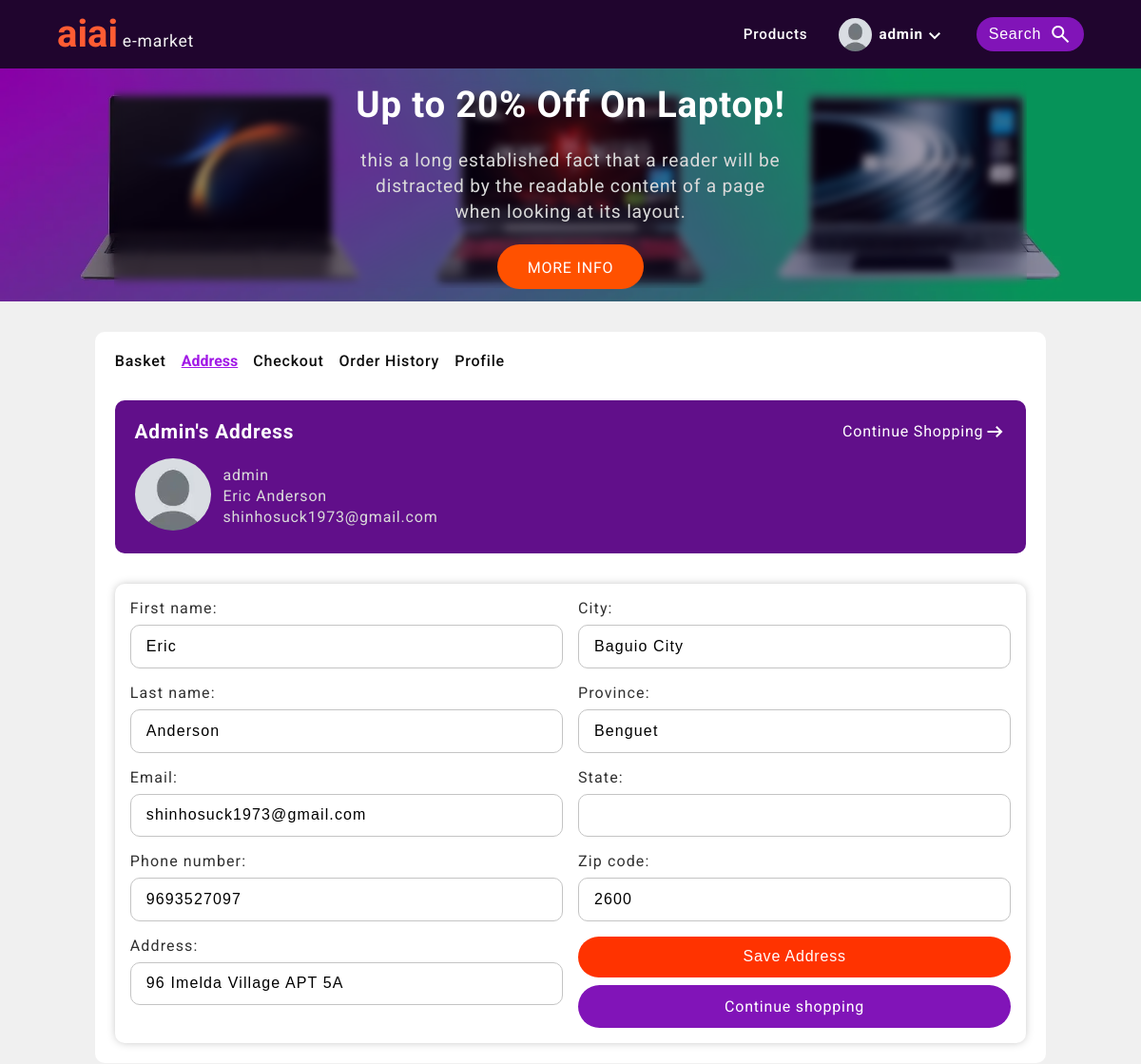
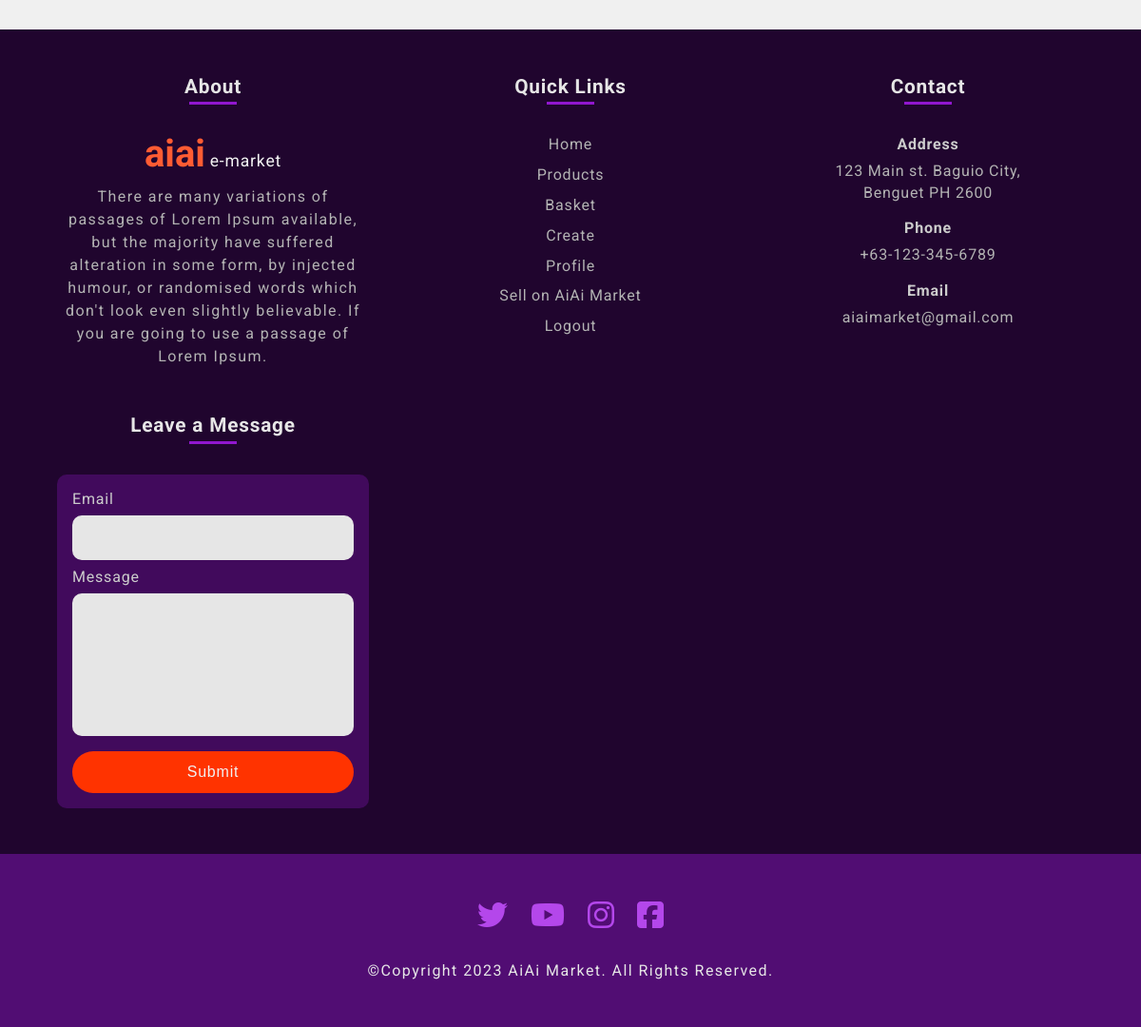
/shipping/address/ (signed in), run on the app's committed database (2 pictures, top to bottom).
### users/models.py (models this page shows, shortened)
class UserProfile(models.Model):
    user = models.OneToOneField(User, on_delete=models.CASCADE, null=True, blank=True)
    profile_image = models.ImageField(upload_to='profile_images', default='profile_images/default_iamge.webp')
    user_name = models.CharField(max_length=50)
    first_name = models.CharField(max_length=50)
    last_name = models.CharField(max_length=100)
    email = models.EmailField(max_length=100)

### products/models.py (models this page shows, shortened)
class ShippingAddress(models.Model):
    id = models.UUIDField(
        primary_key=True,
        default=uuid.uuid4,
        editable=False
    )
    customer = models.ForeignKey(User, on_delete=models.CASCADE, null=True, blank=True)
    first_name = models.CharField(max_length=100)
    last_name = models.CharField(max_length= 100)
    email = models.EmailField(max_length=100)
    phone_number = models.IntegerField()
    address = models.CharField(max_length=1000)
    city = models.CharField(max_length=100)
    province = models.CharField(max_length=100, null=True, blank=True)
    state = models.CharField(max_length=100, null=True, blank=True)
    zip_code = models.IntegerField()
    class Meta:
        verbose_name_plural = 'Addresses'

### products/views.py (the view, shortened to what this page needs)
# urls.py: path('shipping/address/', customer_address_view, name='shipping-address'),
@login_required
def customer_address_view(request):
    user = request.user
    orders = user.order_set.filter(open=True)
    instance = ShippingAddress.objects.filter(customer=request.user).first()
    form = ShippingAddressForm(instance=instance)
    context = {
        'form': form,
        'orders': orders
    }
    return render(request, 'products/address.html', context)

### templates/products/address.html (shortened to what this page needs)
{% extends 'index.html' %}
{% block content %}
<div class="shipping-address-form-wrapper">
    <div class="shipping-address-form-contents">
        <div class="product-basket-nav-bar">
            {% with request.resolver_match.url_name as url_name %}
                <a class="{% if url_name == 'product-basket' %}active-product-basket-nav-link{% else %}product-basket-nav-link{% endif %}" href="{% url 'products:product-basket' %}">Basket</a>
                <a class="{% if url_name == 'shipping-address' %}active-product-basket-nav-link{% else %}product-basket-nav-link{% endif %}" href="{% url 'products:shipping-address' %}">Address</a>
                <a class="{% if url_name == 'checkout-summary' %}active-product-basket-nav-link{% else %}product-basket-nav-link{% endif %}" href="{% url 'products:checkout-summary' %}">Checkout</a>
                <a class="{% if url_name == 'order-history' %}active-product-basket-nav-link{% else %}product-basket-nav-link{% endif %}" href="{% url 'products:order-history' %}">Order History</a>
                <a class="{% if url_name == 'user-profile' %}active-product-basket-nav-link{% else %}product-basket-nav-link{% endif %}" href="{% url 'users:user-profile' %}">Profile</a>
            {% endwith %}
        </div>
        <div class="order-history-header-container">
            <div class="order-history-header-text">
                {% if request.user.shippingaddress_set.all.first %}
                    <h2 class="order-history-header">{{ request.user.username }}'s Address</h2>
                {% else %}
                    <h2 class="order-history-header">Add Your Address</h2>
                {% endif %}
                <a class="order-history-continue-shopping-btn-large" href="{% url 'products:product-list' %}">
                    <p class="order-history-continue-shopping" href="">Continue Shopping</p>
                    <span class="material-symbols-outlined">arrow_right_alt</span>
                </a>
            </div>
            <div class="order-history-user-info-container">
                <div class="order-history-user-profile-image">
                    <img src="{{ request.user.userprofile.profile_image.url }}" alt="">
                </div>
                <div class="order-history-user-profile-info">
                    <p class="order-history-username">{{ request.user.username }}</p>
                    {% if request.user.shippingaddress_set.all.first %}
                        <p>
                            {{ request.user.shippingaddress_set.all.first.first_name }}
                            {{ request.user.shippingaddress_set.all.first.last_name }}
                        </p>
                        <p>{{ request.user.shippingaddress_set.all.first.email }}</p>
                    {% else %}
                        <p>Name: n/a</p>
                        <p>Email: n/a</p>
                    {% endif %}
                </div>
            </div>
        </div>
        <form class="shipping-address-form" action="" method="POST">
            <div class="address-inputs">
                <div class="address-first-name">
                    {{ form.first_name.label_tag }}
                    {{ form.first_name }}
                </div>
                <div class="address-last-name">
                    {{ form.last_name.label_tag }}
                    {{ form.last_name }}
                </div>
                <div class="address-email">
                    {{ form.email.label_tag }}
                    {{ form.email }}
                </div>
                <div class="address-phone-number">
                    {{ form.phone_number.label_tag }}
                    {{ form.phone_number }}
                </div>
                <div class="address-address-input">
                    {{ form.address.label_tag }}
                    {{ form.address }}
                </div>
            </div>
            <div class="address-inputs">
                <div class="address-city">
                    {{ form.city.label_tag }}
                    {{ form.city }}
                </div>
                <div class="address-province">
                    {{ form.province.label_tag }}
                    {{ form.province }}
                </div>
                <div class="address-state">
                    {{ form.state.label_tag }}
                    {{ form.state }}
                </div>
                <div class="address-zip_code">
                    {{ form.zip_code.label_tag }}
                    {{ form.zip_code }}
                </div>
                {% if orders %}
                    <div class="address-btns">
                        <button class="address-continue-to-checkout-btn" type="submit">Continue to checkout</button>
                        <a class="address-continue-shopping-btn" href="{% url 'products:product-list' %}">Continue shopping</a>
                    </div>
                {% else %}
                    <div class="address-btns">
                        <button class="address-continue-to-checkout-btn" type="submit">Save Address</button>
                        <a class="address-continue-shopping-btn" href="{% url 'products:product-list' %}">Continue shopping</a>
                    </div>
                {% endif %}
            </div>
        </form>
    </div>
</div>
{% endblock content %}

### templates/index.html (shortened to what this page needs)
{% load static %}
<!DOCTYPE html>
<html lang="en">
<head>
    <link rel="stylesheet" href="https://cdnjs.cloudflare.com/ajax/libs/font-awesome/6.4.2/css/all.min.css" />
    <link rel="stylesheet" type="text/css" href="{% static 'css/products.css' %}">
    <link rel="stylesheet" type="text/css" href="{% static 'css/users.css' %}">
</head>
<body id="body">
    <header id="header">
        {% block navbar %}
            {% include 'navbar.html' %}
        {% endblock navbar%}
    </header>
    <main>
        <div class="main-banner">
            {% block banner %}
                {% include 'banner.html' %}
            {% endblock banner %}
        </div>
        <div class="main-content">
            {% block content %}
            {% endblock content %}
        </div>
    </main>
    {% block footer %}
        {% include 'footer.html' %}
    {% endblock footer %}
</body>
</html>

### templates/navbar.html (shortened to what this page needs)
<div class="nav-bar-wrapper">
    <a class="brand-name" href="{% url 'products:product-home' %}">
        <h1>aiai<span>e-market</span></h1>
    </a>
    {% with request.resolver_match.url_name as url_name %}
        <nav class="nav-links">
            <a class="nav-link {% if url_name == 'product-list' %}active-nav-link{% endif %}" href="{% url 'products:product-list' %}">Products</a>
            {% if not request.user.is_authenticated %}
                <a class="nav-link {% if url_name == 'user-login' %}active-nav-link{% endif %}" href="{% url 'users:user-login' %}">Login</a>
                <a class="nav-link {% if url_name == 'user-register' %}active-nav-link{% endif %}" href="{% url 'users:user-register' %}">Register</a>
            {% else %}
                <div class="logged-in-user-nav-link-container">
                    <div class="toggle-user-navbar">
                        <img class="logged-in-navbar-user-profile-img" src="{{request.user.userprofile.profile_image.url}}" alt="">
                        <h4 class="logged-in-navbar-username">{{ request.user.username }}</h4>
                        <span class="material-symbols-outlined logged-in-navbar-arrow-down">
                        </span>
                    </div>
                </div>
            {% endif %}
            <button type="button" class="nav-link nav-link-search-button">
                Search
                <span class="material-symbols-outlined search-icon">search</span>
            </button>
        </nav>
    {% endwith %}
</div>

### templates/banner.html (shortened to what this page needs)
{% load static %}
<div class="large-screen-banner-wrapper">
    <div class="banner-img-container">
        <img class="large-img" src="{% static 'images/laptop.webp' %}" alt="">
        <div class="banner-img-background-overlay">
            <div class="img-banner-content-container">
                <div class="img-banner-text">
                    <h1 class="img-banner-h1-header">Up to 20% Off On Laptop!</h1>
                    <p class="img-banner-paragraph">
                        this a long established fact that a reader
                        will be distracted by the readable content of
                        a page when looking at its layout.
                    </p>
                    <a href="{% url 'products:product-search' %}?q=laptop" class="more-info">More Info</a>
                </div>
            </div>
        </div>
    </div>
</div>

### templates/footer.html (shortened to what this page needs)
<footer id="footer">
    <div class="footer-wrapper1">
        <div class="footer-contents">
            <div class="footer-content">
                <div class="footer-header-text-container">
                    <h2 class="footer-content-header-text">About</h2>
                    <div class="footer-header-text-underline"></div>
                </div>
                <div class="about-content-container">
                    <a class="about-brand-name" href="{% url 'products:product-home' %}">
                        <h1>aiai<span>e-market</span></h1>
                    </a>
                    <p class="footer-about-us-text">
                        There are many variations of passages of Lorem Ipsum available,
                        but the majority have suffered alteration in some form, by
                        injected humour, or randomised words which don't look even slightly
                        believable. If you are going to use a passage of Lorem Ipsum.
                    </p>
                </div>
            </div>
            <div class="footer-content">
                <div class="footer-header-text-container">
                    <h2 class="footer-content-header-text">Quick Links</h2>
                    <div class="footer-header-text-underline"></div>
                </div>
                <nav class="footer-nav-links">
                    <a class="footer-nav-link" href="{% url 'products:product-home' %}">Home</a>
                    <a class="footer-nav-link" href="{% url 'products:product-list' %}">Products</a>
                    {% if request.user.is_authenticated %}
                        <a class="footer-nav-link" href="{% url 'products:product-basket' %}">Basket</a>
                        <a class="footer-nav-link" href="{% url 'products:product-create' %}">Create</a>
                        <a class="footer-nav-link" href="{% url 'users:user-profile' %}">Profile</a>
                        <a class="footer-nav-link" href="{% url 'sellers:seller-register' %}">Sell on AiAi Market</a>
                        <a class="footer-nav-link" href="{% url 'users:user-logout' %}">Logout</a>
                    {% else %}
                        <a class="footer-nav-link" href="{% url 'users:user-register' %}">Register</a>
                        <a class="footer-nav-link" href="{% url 'users:user-login' %}">Login</a>
                    {% endif %}
                </nav>
            </div>
            <div class="footer-content last-element">
                <div class="footer-header-text-container">
                    <h2 class="footer-content-header-text">Contact</h2>
                    <div class="footer-header-text-underline"></div>
                </div>
                <div class="footer-messages">
                    <div class="footer-address">
                        <h4>Address</h4>
                        <p style="max-width:200px;margin:0 auto">123 Main st. Baguio City, Benguet PH 2600</p>
                    </div>
                    <div class="footer-phone">
                        <h4>Phone</h4>
                        <p>+63-123-345-6789</p>
                    </div>
                    <div class="footer-email">
                        <h4>Email</h4>
                        <p>aiaimarket@gmail.com</p>
                    </div>
                </div>
            </div>
            <div class="footer-content">
                <div class="footer-header-text-container">
                    <h2 class="footer-content-header-text">Leave a Message</h2>
                    <div class="footer-header-text-underline"></div>
                </div>
                <form class="message-form" action="{% url 'users:user-message' %}" method="POST">
                    <label for="email">Email</label>
                    <input id="email" name='email' type='email' required>
                    <label for="message">Message</label>
                    <textarea id="message" name="message" id="" cols="30" rows="10" required></textarea>
                    <button type="submit">Submit</button>
                </form>
            </div>
        </div>
    </div>
    <div class="footer-wrapper2">
        <div class="footer-social-links">
            <a class="social-link" href="">
                <i class="fa-brands fa-twitter"></i>
            </a>
            <a class="social-link" href="">
                <i class="fa-brands fa-youtube"></i>
            </a>
            <a class="social-link" href="">
                <i class="fa-brands fa-instagram"></i>
            </a>
            <a class="social-link" href="">
                <i class="fa-brands fa-square-facebook"></i>
            </a>
        </div>
        <div class="copy-right">
            <p class="copy-right-text">&copyCopyright 2023 AiAi Market. All Rights Reserved.</p>
        </div>
    </div>
</footer>

### data on the page
ShippingAddress: first_name "Eric", last_name "Anderson", email "shinhosuck1973@gmail.com", phone_number "9693527097", address "96 Imelda Village APT 5A", city "Baguio City", province "Benguet", zip_code "2600"

### other printed values
{{ request.user.username }} "admin"
{{ request.user.username }} "Admin"
{{ request.user.shippingaddress_set.all.first.first_name }} "Eric"
{{ request.user.shippingaddress_set.all.first.last_name }} "Anderson"
{{ request.user.shippingaddress_set.all.first.email }} "shinhosuck1973@gmail.com"
